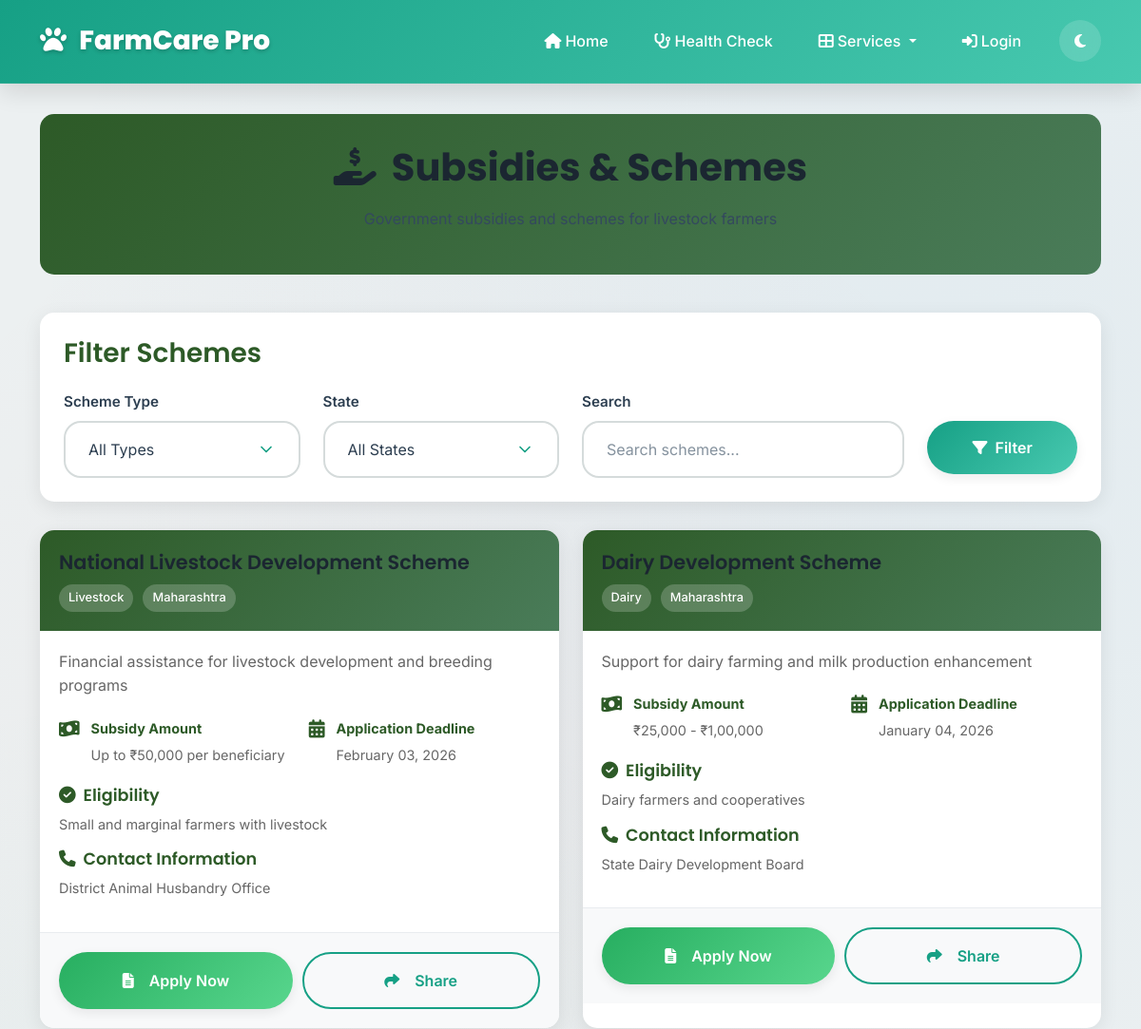
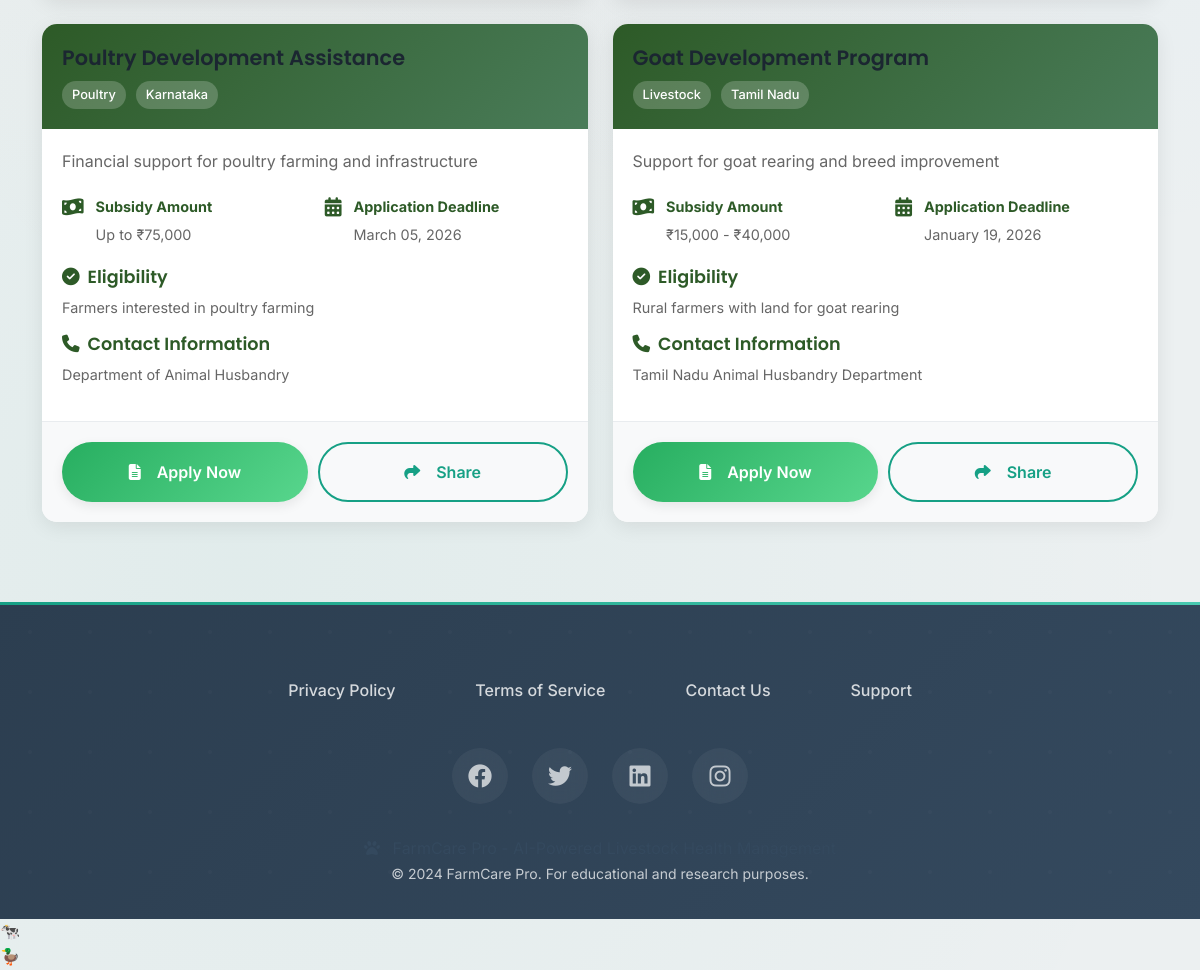
Screenshot of /subsidies with the database file from the repository (2 pictures, top to bottom).
### app.py (models this page shows)
class Subsidy(db.Model):
    id = db.Column(db.Integer, primary_key=True)
    scheme_name = db.Column(db.String(200), nullable=False)
    scheme_type = db.Column(db.String(50))  # livestock, dairy, poultry, etc.
    state = db.Column(db.String(50))
    description = db.Column(db.Text)
    eligibility = db.Column(db.Text)
    subsidy_amount = db.Column(db.String(100))
    application_deadline = db.Column(db.Date)
    contact_info = db.Column(db.Text)
    is_active = db.Column(db.Boolean, default=True)
    created_at = db.Column(db.DateTime, default=datetime.utcnow)

### app.py (the view)
@app.route('/subsidies')
def subsidies():
    scheme_type = request.args.get('type', '')
    state = request.args.get('state', '')
    search = request.args.get('search', '')
    query = Subsidy.query.filter_by(is_active=True)
    if scheme_type:
        query = query.filter(Subsidy.scheme_type == scheme_type)
    if state:
        query = query.filter(Subsidy.state == state)
    if search:
        query = query.filter(Subsidy.scheme_name.contains(search))
    subsidies = query.all()
    scheme_types = db.session.query(Subsidy.scheme_type).distinct().all()
    states = db.session.query(Subsidy.state).distinct().all()
    return render_template('subsidies.html',
                         subsidies=subsidies,
                         scheme_types=[s[0] for s in scheme_types if s[0]],
                         states=[s[0] for s in states if s[0]])

### app.py (called while the page is built)
def get_language():
    return session.get('language', 'en')

def get_text(key):
    lang = get_language()
    return LANGUAGES.get(lang, LANGUAGES['en']).get(key, key)

@app.context_processor
def inject_language():
    return dict(get_text=get_text, current_language=get_language())

### templates/subsidies.html (shortened to what this page needs)
{% extends "layout.html" %}
{% block content %}
<div class="page-header">
    <h1><i class="fas fa-hand-holding-usd me-3"></i>{{ get_text('subsidies') }}</h1>
    <p>Government subsidies and schemes for livestock farmers</p>
</div>
<div class="filters-container">
    <h3>Filter Schemes</h3>
    <form method="GET" class="filters-form">
        <div class="row">
            <div class="col-md-3">
                <label class="form-label">{{ get_text('scheme_type') }}</label>
                <select class="form-select" name="type">
                    <option value="">All Types</option>
                </select>
            </div>
            <div class="col-md-3">
                <label class="form-label">{{ get_text('state') }}</label>
                <select class="form-select" name="state">
                    <option value="">All States</option>
                </select>
            </div>
            <div class="col-md-4">
                <label class="form-label">Search</label>
                <input type="text" class="form-control" name="search"
                       value="{{ request.args.get('search', '') }}"
                       placeholder="Search schemes...">
            </div>
            <div class="col-md-2">
                <label class="form-label">&nbsp;</label>
                <button type="submit" class="btn btn-primary w-100">
                    <i class="fas fa-filter"></i> Filter
                </button>
            </div>
        </div>
    </form>
</div>
<div class="subsidies-grid">
    {% for subsidy in subsidies %}
    <div class="subsidy-card">
        <div class="subsidy-header">
            <h4>{{ subsidy.scheme_name }}</h4>
            <div class="scheme-badges">
                <span class="scheme-type-badge">{{ subsidy.scheme_type.title() }}</span>
                <span class="state-badge">{{ subsidy.state }}</span>
            </div>
        </div>
        <div class="subsidy-body">
            <p class="subsidy-description">{{ subsidy.description }}</p>
            <div class="subsidy-details">
                <div class="detail-row">
                    <div class="detail-item">
                        <i class="fas fa-money-bill-wave"></i>
                        <div>
                            <strong>Subsidy Amount</strong>
                            <p>{{ subsidy.subsidy_amount }}</p>
                        </div>
                    </div>
                    <div class="detail-item">
                        <i class="fas fa-calendar-alt"></i>
                        <div>
                            <strong>Application Deadline</strong>
                            <p>{{ subsidy.application_deadline.strftime('%B %d, %Y') if subsidy.application_deadline else 'Not specified' }}</p>
                        </div>
                    </div>
                </div>
                <div class="eligibility-section">
                    <h6><i class="fas fa-check-circle me-2"></i>{{ get_text('eligibility') }}</h6>
                    <p>{{ subsidy.eligibility }}</p>
                </div>
                <div class="contact-section">
                    <h6><i class="fas fa-phone me-2"></i>Contact Information</h6>
                    <p>{{ subsidy.contact_info }}</p>
                </div>
            </div>
        </div>
        <div class="subsidy-footer">
            <button class="btn btn-success" onclick="applyForScheme('{{ subsidy.scheme_name }}')">
                <i class="fas fa-file-alt me-2"></i>{{ get_text('apply_now') }}
            </button>
            <button class="btn btn-outline-primary" onclick="shareScheme('{{ subsidy.scheme_name }}')">
                <i class="fas fa-share me-2"></i>Share
            </button>
        </div>
    </div>
    {% else %}
    <div class="empty-state">
        <i class="fas fa-search"></i>
        <h3>No Schemes Found</h3>
        <p>Try adjusting your filters to find relevant subsidies and schemes.</p>
    </div>
    {% endfor %}
</div>
{% endblock %}

### static/style.css (style rules this page uses)
:root { --primary: #16a085; --primary-light: #48c9b0; --primary-dark: #138d75; --secondary: #3498db; --secondary-light: #5dade2; --secondary-dark: #2980b9; --accent: #e74c3c; --accent-light: #ec7063; --accent-dark: #c0392b; --success: #27ae60; --warning: #f39c12; --info: #3498db; --danger: #e74c3c; --white: #ffffff; --light: #ecf0f1; --light-2: #f8f9fa; --gray-100: #f4f6f7; --gray-200: #eaeded; --gray-300: #d5dbdb; --gray-400: #aeb6bf; --gray-500: #85929e; --gray-600: #5d6d7e; --gray-700: #34495e; --gray-800: #2c3e50; --gray-900: #1b2631; --gradient-primary: linear-gradient(135deg, #16a085 0%, #48c9b0 100%); --gradient-secondary: linear-gradient(135deg, #3498db 0%, #5dade2 100%); --gradient-accent: linear-gradient(135deg, #e74c3c 0%, #ec7063 100%); --gradient-success: linear-gradient(135deg, #27ae60 0%, #58d68d 100%); --gradient-dark: linear-gradient(135deg, #2c3e50 0%, #34495e 100%); --gradient-light: linear-gradient(135deg, #ecf0f1 0%, #ffffff 100%); --bg-pattern: radial-gradient(circle at 20% 80%, rgba(22, 160, 133, 0.05) 0%, transparent 50%), radial-gradient(circle at 80% 20%, rgba(52, 152, 219, 0.05) 0%, transparent 50%), radial-gradient(circle at 40% 40%, rgba(231, 76, 60, 0.03) 0%, transparent 50%); --space-xs: 0.25rem; --space-sm: 0.5rem; --space-md: 1rem; --space-lg: 1.5rem; --space-xl: 2rem; --space-2xl: 3rem; --space-3xl: 4rem; --radius-sm: 6px; --radius-md: 12px; --radius-lg: 18px; --radius-xl: 24px; --radius-2xl: 32px; --radius-full: 9999px; --shadow-sm: 0 2px 4px rgba(0, 0, 0, 0.06); --shadow-md: 0 4px 12px rgba(0, 0, 0, 0.08); --shadow-lg: 0 8px 24px rgba(0, 0, 0, 0.12); --shadow-xl: 0 16px 40px rgba(0, 0, 0, 0.16); --shadow-2xl: 0 24px 60px rgba(0, 0, 0, 0.20); --transition-fast: 0.15s cubic-bezier(0.4, 0, 0.2, 1); --transition: 0.25s cubic-bezier(0.4, 0, 0.2, 1); --transition-slow: 0.35s cubic-bezier(0.4, 0, 0.2, 1); --transition-bounce: 0.4s cubic-bezier(0.68, -0.55, 0.265, 1.55); --font-primary: 'Inter', -apple-system, BlinkMacSystemFont, 'Segoe UI', Roboto, sans-serif; --font-display: 'Poppins', 'Inter', sans-serif; --font-mono: 'JetBrains Mono', 'Fira Code', monospace; }
* { box-sizing: border-box; margin: 0; padding: 0; }
html { scroll-behavior: smooth; font-size: 16px; }
body { font-family: var(--font-primary); line-height: 1.6; color: var(--gray-800); background: var(--light); background-image: var(--bg-pattern); overflow-x: hidden; -webkit-font-smoothing: antialiased; -moz-osx-font-smoothing: grayscale; }
h1, h2, h3, h4, h5, h6 { font-family: var(--font-display); font-weight: 600; line-height: 1.3; color: var(--gray-900); margin-bottom: var(--space-md); }
h1 { font-size: 2.5rem; font-weight: 700; }
h3 { font-size: 1.75rem; }
h4 { font-size: 1.5rem; }
h6 { font-size: 1.1rem; }
p { margin-bottom: var(--space-md); color: var(--gray-700); }
.btn { display: inline-flex; align-items: center; justify-content: center; gap: var(--space-sm); padding: var(--space-md) var(--space-xl); font-family: var(--font-primary); font-size: 1rem; font-weight: 600; text-decoration: none; border: none; border-radius: var(--radius-full); cursor: pointer; transition: var(--transition); position: relative; overflow: hidden; min-height: 48px; white-space: nowrap; }
.btn::before { content: ''; position: absolute; top: 0; left: 0; width: 100%; height: 100%; background: linear-gradient(45deg, transparent, rgba(255, 255, 255, 0.2), transparent); transform: translateX(-100%); transition: var(--transition); }
.btn-primary { background: var(--gradient-primary); color: var(--white); box-shadow: var(--shadow-md); }
.btn-outline-primary { background: transparent; color: var(--primary); border: 2px solid var(--primary); }
.btn-success { background: var(--gradient-success); color: var(--white); box-shadow: var(--shadow-md); }
.form-label { display: block; font-weight: 600; color: var(--gray-800); margin-bottom: var(--space-sm); font-size: 0.95rem; }
.form-control, .form-select { width: 100%; padding: var(--space-md) var(--space-lg); font-size: 1rem; font-family: var(--font-primary); color: var(--gray-800); background: var(--white); border: 2px solid var(--gray-300); border-radius: var(--radius-lg); transition: var(--transition); min-height: 52px; }
.form-control::placeholder { color: var(--gray-500); }
.form-select { background-repeat: no-repeat; background-position: right var(--space-lg) center; background-size: 20px; padding-right: calc(var(--space-2xl) + 20px); cursor: pointer; }

### rows the page displays
Subsidy: scheme_name "National Livestock Development Scheme", scheme_type "Livestock", state "Maharashtra", description "Financial assistance for livestock development and breeding programs", subsidy_amount "Up to ₹50,000 per beneficiary", application_deadline "February 03, 2026", get_text "Eligibility", eligibility "Small and marginal farmers with livestock", contact_info "District Animal Husbandry Office", get_text "Apply Now"
Subsidy: scheme_name "Dairy Development Scheme", scheme_type "Dairy", state "Maharashtra", description "Support for dairy farming and milk production enhancement", subsidy_amount "₹25,000 - ₹1,00,000", application_deadline "January 04, 2026", get_text "Eligibility", eligibility "Dairy farmers and cooperatives", contact_info "State Dairy Development Board", get_text "Apply Now"
Subsidy: scheme_name "Poultry Development Assistance", scheme_type "Poultry", state "Karnataka", description "Financial support for poultry farming and infrastructure", subsidy_amount "Up to ₹75,000", application_deadline "March 05, 2026", get_text "Eligibility", eligibility "Farmers interested in poultry farming", contact_info "Department of Animal Husbandry", get_text "Apply Now"
Subsidy: scheme_name "Goat Development Program", scheme_type "Livestock", state "Tamil Nadu", description "Support for goat rearing and breed improvement", subsidy_amount "₹15,000 - ₹40,000", application_deadline "January 19, 2026", get_text "Eligibility", eligibility "Rural farmers with land for goat rearing", contact_info "Tamil Nadu Animal Husbandry Department", get_text "Apply Now"

### other values shown
{{ get_text('subsidies') }} "Subsidies & Schemes"
{{ get_text('scheme_type') }} "Scheme Type"
{{ get_text('state') }} "State"
